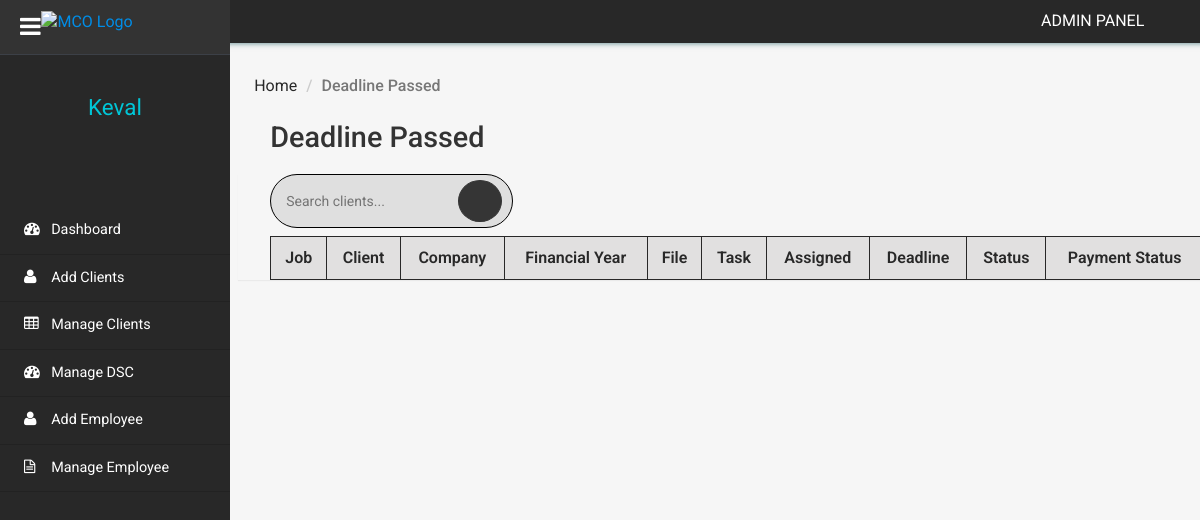
The app's page /clientms/admin/deadline-passed.php (signed in), older data.
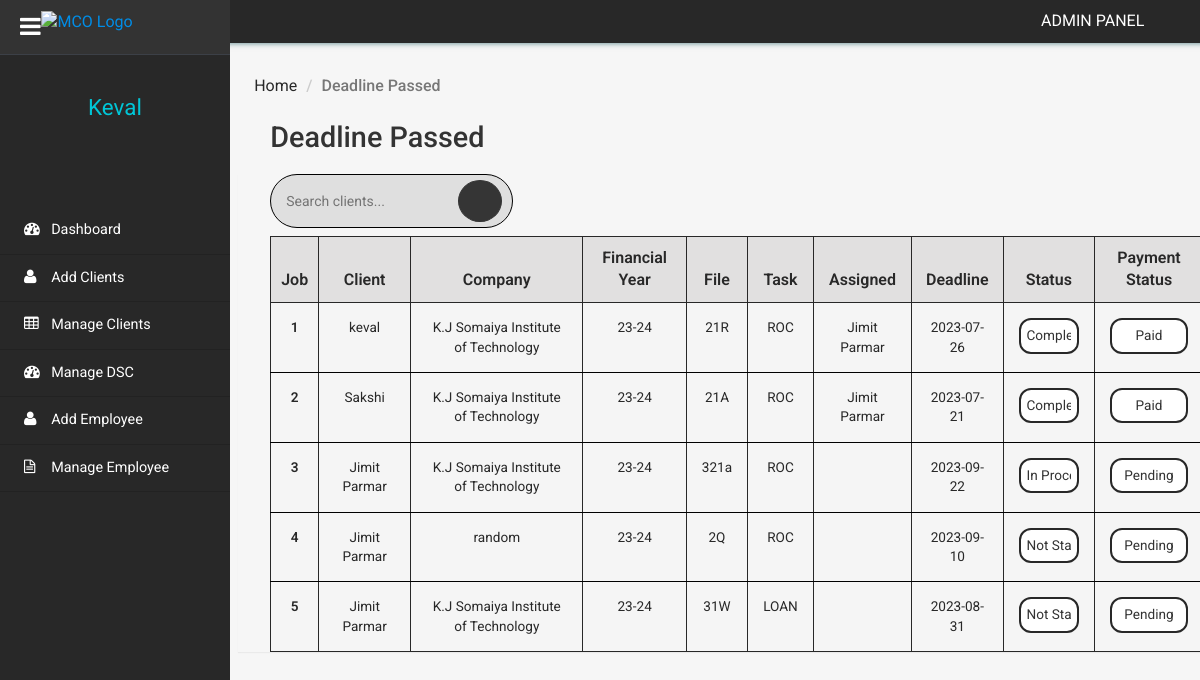
The same page, newer data.
### tables this page shows
CREATE TABLE `tblclient` (
  `ID` int(10) NOT NULL,
  `ContactName` varchar(30) DEFAULT NULL,
  `CompanyName` varchar(120) DEFAULT NULL,
  `Notes` mediumtext DEFAULT NULL,
  `ClientAddedBy` varchar(20) DEFAULT NULL,
  `deadline` date DEFAULT NULL,
  `Tag` varchar(20) DEFAULT NULL,
  `financialyear` varchar(15) DEFAULT NULL,
  `file` varchar(15) DEFAULT NULL,
  `budgethrs` int(10) DEFAULT NULL,
  `actualhrs` int(10) DEFAULT NULL,
  `expense` varchar(30) DEFAULT NULL,
  `remark` text DEFAULT NULL,
  `CreationDate` timestamp NULL DEFAULT current_timestamp(),
  `Status` varchar(20) NOT NULL DEFAULT 'Not Started',
  `PaymentStatus` varchar(12) NOT NULL DEFAULT 'Pending',
  `expiryDate1` date DEFAULT NULL,
  `expiryDate2` date DEFAULT NULL,
  `expiryDate3` date DEFAULT NULL
);

CREATE TABLE `tblemployee` (
  `EmployeeID` int(11) NOT NULL,
  `EmployeeName` varchar(255) DEFAULT NULL,
  `EmployeePhnumber` bigint(10) DEFAULT NULL,
  `Password` text DEFAULT 'password',
  `CreationDate` timestamp NOT NULL DEFAULT current_timestamp()
);

### clientms/admin/deadline-passed.php (the view, shortened to what the changed rows need)
<?php
include('includes/dbconnection.php');
if (strlen($_SESSION['clientmsaid']) == 0) {
    header('location:logout.php');
} else {
    function getAssignedEmployeeName($clientId){
        global $dbh;
        $sql = "SELECT e.EmployeeName
                FROM tblassignments a
                JOIN tblemployee e ON a.EmployeeID = e.EmployeeID
                WHERE a.ID = :clientId";
        $query = $dbh->prepare($sql);
        $query->bindParam(':clientId', $clientId, PDO::PARAM_INT);
        $query->execute();
        $result = $query->fetch(PDO::FETCH_ASSOC);
        if ($result) {
            return htmlentities($result['EmployeeName']);
        }
        }
            $today = date('Y-m-d');
$sql = "SELECT ID, ContactName, CompanyName, deadline,financialyear,Tag,file, Status, PaymentStatus, ClientAddedBy
        FROM tblclient
        WHERE deadline <= :today";
$query = $dbh->prepare($sql);
$query->bindParam(':today', $today, PDO::PARAM_STR);
$query->execute();
$clients = $query->fetchAll(PDO::FETCH_OBJ);
            }
?>
<!DOCTYPE HTML>
<html>
<head>
    <link href="css/bootstrap.min.css" rel='stylesheet' type='text/css' />
    <link href="css/style.css" rel='stylesheet' type='text/css' />
    <link href="css/font-awesome.css" rel="stylesheet">
    <link rel="stylesheet" href="css/icon-font.min.css" type='text/css' />
</head>
<body>
    <div class="page-container">
        <div class="left-content">
            <div class="inner-content">
                <div class="outter-wp">
                    <div class="graph-visual tables-main">
                        <div class="graph">
                            <div class="tables">
                                <table class="table" border="1" id="client-table">
                                    <thead>
                                    <tr>
                                            <th>Job</th>
                                            <th >Client </th>
                                            <th>Company</th>
                                            <th>Financial Year</th>
                                            <th>File</th>
                                            <th>Task</th>
                                            <th>Assigned</th>
                                            <th>Deadline</th>
                                            <th>Status</th>
                                            <th>Payment Status</th>
                                        </tr>
                                    </thead>
                                    <tbody>
                                        <?php
                                        $cnt = 1;
                                        if (!empty($clients)) {
                                            foreach ($clients as $client) {
                                        ?>
                                                <tr class="active">
                                                    <th scope="row"><?php echo htmlentities($cnt); ?></th>
                                                    <td onclick="window.location.href='edit-client-details.php?addid=<?php echo $client->ID; ?>'"><?php echo htmlentities($client->ContactName); ?></td>
                                                    <td onclick="window.location.href='edit-client-details.php?addid=<?php echo $client->ID; ?>'"><?php echo htmlentities($client->CompanyName); ?></td>
                                                    <td onclick="window.location.href='edit-client-details.php?addid=<?php echo $client->ID; ?>'"><?php echo htmlentities($client->financialyear); ?></td>
                                                    <td onclick="window.location.href='edit-client-details.php?addid=<?php echo $client->ID; ?>'"><?php echo htmlentities($client->file); ?></td>
                                                    <td onclick="window.location.href='edit-client-details.php?addid=<?php echo $client->ID; ?>'"><?php echo htmlentities($client->Tag); ?></td>
                                                    <td onclick="window.location.href='edit-client-details.php?addid=<?php echo $client->ID; ?>'"><?php echo getAssignedEmployeeName($client->ID); ?></td>
                                                    <td onclick="window.location.href='edit-client-details.php?addid=<?php echo $client->ID; ?>'"><?php echo htmlentities($client->deadline); ?></td>
                                                    <td>
                                                        <select name="status" onchange="updateStatus('<?php echo $client->ID; ?>', this.value)">
                                                            <option value="Not Started" <?php if ($client->Status == 'Not Started') echo 'selected'; ?>>Not Started</option>
                                                            <option value="In Process" <?php if ($client->Status == 'In Process') echo 'selected'; ?>>In Process</option>
                                                            <option value="Completed" <?php if ($client->Status == 'Completed') echo 'selected'; ?>>Completed</option>
                                                        </select>
                                                    </td>
                                                    <td>
                                                    <select name="payment_status" onchange="updatePaymentStatus('<?php echo $client->ID; ?>', this.value)">
                                                        <option value="Pending" <?php if ($client->PaymentStatus == 'Pending') echo 'selected'; ?>>Pending</option>
                                                        <option value="Paid" <?php if ($client->PaymentStatus == 'Paid') echo 'selected'; ?>>Paid</option>
                                                    </select>
                                                    </td>
                                                </tr>
                                        <?php
                                                $cnt++;
                                            }
                                        }
                                        ?>
                                    </tbody>
                                </table>
                            </div>
                        </div>
                    </div>
                </div>
            </div>
        </div>
        <?php include_once('includes/sidebar.php');?>
        <div class="clearfix"></div>
    </div>
</body>
</html>

### clientms/admin/includes/sidebar.php (shortened to what the changed rows need)
 <div class="sidebar-menu">
    <header class="logo">
    </header>
    <div class="down">
        <?php
$aid=$_SESSION['clientmsaid'];
$sql="SELECT AdminName from  tbladmin where ID=:aid";
$query = $dbh -> prepare($sql);
$query->bindParam(':aid',$aid,PDO::PARAM_STR);
$query->execute();
$results=$query->fetchAll(PDO::FETCH_OBJ);
$cnt=1;
if($query->rowCount() > 0)
{
foreach($results as $row)
{               ?>
        <a href="dashboard.php"><span class=" name-caret"><?php  echo $row->AdminName;?></span></a><br>
        <?php $cnt=$cnt+1;}} ?>
    </div>
    <div class="menu">
    </div>
</div>

Row changes from the older to the newer data that the page shows:
now on this page (row edited): tblclient: ContactName "keval", CompanyName "K.J Somaiya Institute of Technology", financialyear "23-24", file "21R", Tag "ROC", ID.EmployeeName "Jimit Parmar", deadline "2023-07-26", status "Completed", payment_status "Paid"
now on this page (row edited): tblclient: ContactName "Sakshi", CompanyName "K.J Somaiya Institute of Technology", financialyear "23-24", file "21A", Tag "ROC", ID.EmployeeName "Jimit Parmar", deadline "2023-07-21", status "Completed", payment_status "Paid"
added tblclient: ContactName "Jimit Parmar", CompanyName "K.J Somaiya Institute of Technology", financialyear "23-24", file "321a", Tag "ROC", deadline "2023-09-22", status "In Process", payment_status "Pending"
added tblclient: ContactName "Jimit Parmar", CompanyName "random", financialyear "23-24", file "2Q", Tag "ROC", deadline "2023-09-10", status "Not Started", payment_status "Pending"
added tblclient: ContactName "Jimit Parmar", CompanyName "K.J Somaiya Institute of Technology", financialyear "23-24", file "31W", Tag "LOAN", deadline "2023-08-31", status "Not Started", payment_status "Pending"
